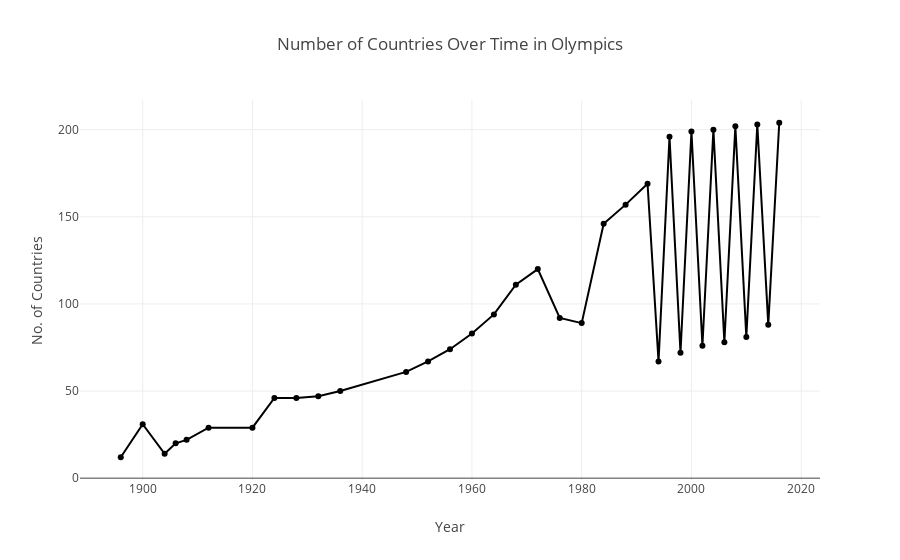

Write notebook code for a chart like this one.
### Code cell
# Import necessary libraries
import pandas as pd
import plotly.express as px

# Load your Olympics dataset
df = pd.read_csv("athlete_events.csv")
regions_df = pd.read_csv("noc_regions.csv")

# Merge NOC regions
df = df.merge(regions_df, on="NOC", how="left")

# Fill missing regions
df['region'] = df['region'].fillna('Unknown')

# Calculate number of countries participating each year
nations_over_time = (
    df.drop_duplicates(['Year', 'region'])  # Keep unique Year-Country pairs
      .groupby('Year')['region']
      .nunique()  # Count unique countries
      .reset_index()
      .rename(columns={'region': 'No. of Countries'})
)

# Plot line chart using Plotly Express
fig = px.line(
    nations_over_time,
    x='Year',
    y='No. of Countries',
    markers=True,
    title='Number of Countries Over Time in Olympics'
)

fig.show()

### Figure 1 — Plotly figure (JSON) as saved in the notebook; plotly's stock layout.template omitted (floating-point values rounded to 4 significant figures)
{"data": [{"hovertemplate": "Year=%{x}<br>No. of Countries=%{y}<extra></extra>", "legendgroup": "", "line": {"color": "#000001", "dash": "solid"}, "marker": {"symbol": "circle"}, "mode": "lines+markers", "name": "", "orientation": "v", "showlegend": false, "type": "scatter", "x": [1896, 1900, 1904, 1906, 1908, 1912, 1920, 1924, 1928, 1932, 1936, 1948, 1952, 1956, 1960, 1964, 1968, 1972, 1976, 1980, 1984, 1988, 1992, 1994, 1996, 1998, 2000, 2002, 2004, 2006, 2008, 2010, 2012, 2014, 2016], "xaxis": "x", "y": [12, 31, 14, 20, 22, 29, 29, 46, 46, 47, 50, 61, 67, 74, 83, 94, 111, 120, 92, 89, 146, 157, 169, 67, 196, 72, 199, 76, 200, 78, 202, 81, 203, 88, 204], "yaxis": "y"}], "layout": {"legend": {"tracegroupgap": 0}, "title": {"text": "Number of Countries Over Time in Olympics"}, "xaxis": {"anchor": "y", "domain": [0, 1], "title": {"text": "Year"}}, "yaxis": {"anchor": "x", "domain": [0, 1], "title": {"text": "No. of Countries"}}}}
